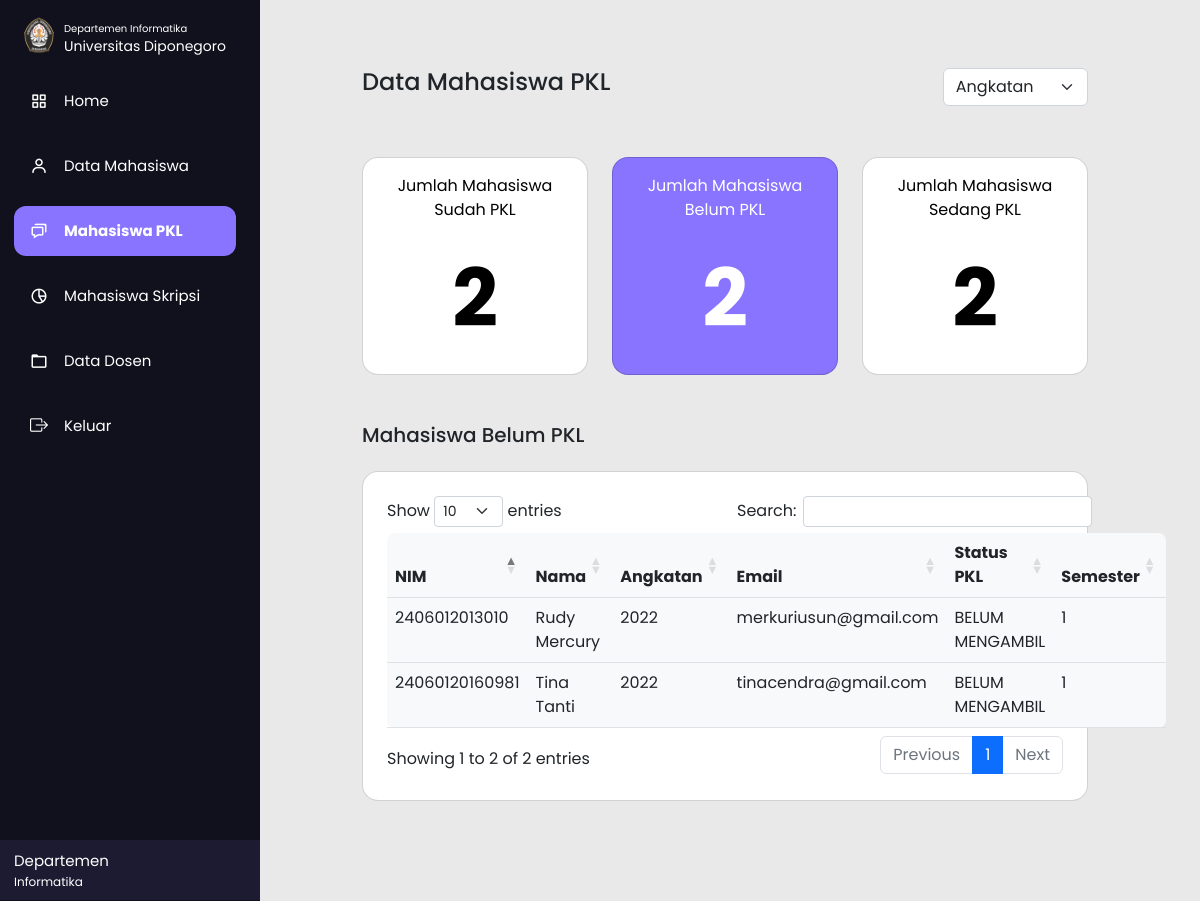
Page /departemen/mhsbelumpkl.php on the committed database.
### tables this page shows
CREATE TABLE `tb_mhs` (
  `nim` varchar(14) NOT NULL,
  `nama` varchar(50) NOT NULL,
  `alamat` varchar(255) NOT NULL,
  `kode_kota` varchar(11) NOT NULL,
  `angkatan` varchar(4) NOT NULL,
  `jalur_masuk` varchar(10) NOT NULL,
  `email` varchar(255) NOT NULL,
  `no_hp` varchar(14) NOT NULL,
  `status` varchar(25) NOT NULL,
  `foto_mhs` varchar(255) NOT NULL,
  `kode_wali` varchar(5) NOT NULL,
  `semester` varchar(2) NOT NULL
);

CREATE TABLE `tb_pkl` (
  `nim` varchar(14) NOT NULL,
  `status_pkl` varchar(255) NOT NULL,
  `nilai_pkl` varchar(2) DEFAULT NULL,
  `scan_pkl` varbinary(8000) DEFAULT NULL,
  `verif_pkl` varchar(11) NOT NULL DEFAULT 'belum'
);

### departemen/mhsbelumpkl.php (the view, shortened to what this page needs)
<?php
  include'../db_login.php';
?>
<!DOCTYPE html>
<!DOCTYPE html>
<html lang="en" dir="ltr">
  <head>
    <link rel="stylesheet" href="./style.css">
    <link href="https://cdn.jsdelivr.net/npm/bootstrap@5.2.2/dist/css/bootstrap.min.css" rel="stylesheet">
    <link href='https://unpkg.com/boxicons@2.0.7/css/boxicons.min.css' rel='stylesheet'>
    <link rel="stylesheet" href="https://cdn.datatables.net/1.12.1/css/dataTables.bootstrap5.min.css">
    <link rel="stylesheet" href="https://cdnjs.cloudflare.com/ajax/libs/twitter-bootstrap/5.2.0/css/bootstrap.min.css">
    <link rel="stylesheet" href="https://cdn.jsdelivr.net/npm/bootstrap-icons@1.9.1/font/bootstrap-icons.css">
  </head>
<body>
  <div class="sidebar">
  <div class="logo-details">
      <i> <img src="../asset/img/undip.png" style="width:40px ; padding-bottom:5px" alt=""></i>
        <div class="logo_name" style="padding-top: 5px;"> <div style="font-size:10px ;">Departemen Informatika</div>  Universitas Diponegoro</div>
    </div>
    <ul class="nav-list" id="nav-list">
      <li>
        <a class="nav-link " href="index.php">
          <i class='bx bx-grid-alt'></i>
          <span class="links_name">Home</span>
        </a>
      </li>
      <li>
       <a class="nav-link " href="datamhs.php">
         <i class='bx bx-user' ></i>
         <span class="links_name">Data Mahasiswa</span>
       </a>
     </li>
     <li>
       <a class="nav-link active" href="mhspkl.php">
         <i class='bx bx-chat' ></i>
         <span class="links_name">Mahasiswa PKL</span>
       </a>
     </li>
     <li>
       <a class="nav-link" href="mhsskripsi.php">
         <i class='bx bx-pie-chart-alt-2' ></i>
         <span class="links_name">Mahasiswa Skripsi</span>
       </a>
     </li>
     <li>
       <a class="nav-link" href="datadosen.php">
         <i class='bx bx-folder' ></i>
         <span class="links_name">Data Dosen</span>
       </a>
     </li>
     <li>
       <a class="nav-link" href="../logout.php">
         <i class="bi bi-box-arrow-right"></i>
         <span class="links_name">Keluar</span>
       </a>
     </li>
     <li class="profile">
         <div class="profile-details">
           <div class="name_job">
             <div class="name">Departemen</div>
             <div class="email">Informatika</div>
           </div>
         </div>
     </li>
    </ul>
  </div>
  <section class="home-section">
    <div class="container-fluid">
      <div class="h4 mt-5 w-100 ">Data Mahasiswa PKL
      <select class="form-select keyword" id="keyword" name="keyword" style="width: 20% ;float : right" aria-label=".form-select-sm example">
        <option selected >Angkatan</option>
      </select>
      </div><br>
      <div class="row row-cols-1 row-cols-md-3 g-4 mt-1">
      <?php
          $ambildata = mysqli_query($conn, "SELECT * FROM tb_mhs m, tb_pkl p WHERE  m.nim = p.nim AND status_pkl = 'LULUS'");
          $lulus = 0;
          while ($data = mysqli_fetch_array($ambildata)) {
              $lulus++;
              }
          $ambildata = mysqli_query($conn, "SELECT * FROM tb_mhs m, tb_pkl p WHERE  m.nim = p.nim AND status_pkl = 'BELUM MENGAMBIL'");
          $belum = 0;
          while ($data = mysqli_fetch_array($ambildata)) {
              $belum++;
              }
          $ambildata = mysqli_query($conn,"SELECT * FROM tb_mhs m, tb_pkl p WHERE  m.nim = p.nim AND status_pkl = 'SEDANG MENGAMBIL'");
          $sedang = 0;
          while ($data = mysqli_fetch_array($ambildata)) {
              $sedang++;
              }
      ?>
        <div class="col">
          <a href="mhspkl.php">
          <div class="card rounded-4 ">
            <div class="card-body">
              <p class="text-center">Jumlah Mahasiswa Sudah PKL</p>
              <p class="card-text jumlah text-center"><?= $lulus; ?></p>
            </div>
          </div>
          </a>
        </div>
        <div class="col">
          <a href="mhsbelumpkl.php">
          <div class="card rounded-4 card-active ">
            <div class="card-body">
              <p class="text-center">Jumlah Mahasiswa Belum PKL</p>
              <p class="card-text jumlah text-center"><?= $belum; ?></p>
            </div>
          </div>
          </a>
        </div>
        <div class="col">
          <a href="mhssedangpkl.php">
          <div class="card rounded-4 ">
            <div class="card-body">
              <p class="text-center">Jumlah Mahasiswa Sedang PKL</p>
              <p class="card-text jumlah text-center"><?= $sedang; ?></p>
            </div>
          </div>
          </a>
        </div>
      </div>
      <br>
      <div class="h5 mt-4 mb-4 w-100">Mahasiswa Belum PKL</div>
      <div class="card p-4 rounded-4">
      <table id="example" class="table  bg-light rounded-3" style="width:100%">
        <thead>
            <tr>
                <th>NIM</th>
                <th>Nama</th>
                <th>Angkatan</th>
                <th>Email</th>
                <th>Status PKL</th>
                <th>Semester</th>
            </tr>
        </thead>
        <tbody>
          <?php
          $ambildata = mysqli_query($conn, 'SELECT * FROM tb_mhs m, tb_pkl p WHERE  m.nim = p.nim AND status_pkl = "BELUM MENGAMBIL"'  );
          while ($data = mysqli_fetch_array($ambildata)) {
              $nim = $data['nim'];
              $nama = $data['nama'];
              $angkatan = $data['angkatan'];
              $email = $data['email'];
              $status = $data['status_pkl'];
              $semester = $data['semester'];
          ?>
        <tr>
          <td><?= $nim ?></td>
          <td><?= $nama; ?></td>
          <td><?= $angkatan; ?></td>
          <td><?= $email; ?></td>
          <td><?= $status; ?></td>
          <td><?= $semester; ?></td>
        </tr>
        <?php
          }
        ?>
    </table>
    </div>
    </div>
</body>
 </html>

### departemen/style.css (style rules this page uses)
* { margin: 0; padding: 0; box-sizing: border-box; font-family: "Poppins" , sans-serif; }
.sidebar { position: fixed; left: 0; top: 0; height: 100%; width: 260px; background: #11101D; padding: 6px 14px; z-index: 99; transition: all 0.5s ease; }
.sidebar .logo-details { height: 60px; display: flex; align-items: center; position: relative; }
.sidebar .logo-details img { opacity: 1; transition: all 0.5s ease; size: 10px; }
.sidebar .logo-details .logo_name { color: #fff; font-size: 14px; opacity: 1; transition: all 0.5s ease; }
.sidebar i { color: #fff; height: 60px; min-width: 50px; font-size: 28px; text-align: center; line-height: 60px; }
.sidebar .nav-list { height: 100%; margin-top: 10px; margin-left: -32px; margin-right: 10px; }
.sidebar .nav-list .active, .nav-link:hover { background-color:#8974FF; }
.sidebar .nav-list .active .links_name { font-weight: bold; }
.sidebar li { position: relative; margin: px 0; list-style: none; margin-bottom: 15px; }
.sidebar li a { display: flex; height: 100%; width: 100%; border-radius: 12px; align-items: center; text-decoration: none; transition: all 0.4s ease; background: #11101D; }
.sidebar li a .links_name { color: #fff; font-size: 15px; font-weight: 400; white-space: nowrap; opacity: 1; pointer-events: auto; transition: 0.4s; }
.sidebar li i { height: 50px; line-height: 50px; font-size: 18px; border-radius: 12px; }
.sidebar li.profile { position: fixed; height: 60px; width: 260px; left: 0; bottom: -14px; padding: 10px 14px; background: #1d1b31; transition: all 0.5s ease; overflow: hidden; }
.sidebar li .profile-details { display: flex; align-items: center; flex-wrap: nowrap; }
.sidebar li.profile .name, .sidebar li.profile .email { font-size: 15px; font-weight: 400; color: #fff; white-space: nowrap; }
.sidebar li.profile .email { font-size: 12px; }
.home-section { position: relative; background: #e9e9e9; min-height: 100vh; padding: 100px; padding-top: 20px; left: 250px; width: calc(100% - 250px); transition: all 0.5s ease; z-index: 2; }
.home-section a .card { text-decoration: none; color: black; }
.home-section a { text-decoration: none; }
.jumlah { font-size: 80px; font-weight: bold; }
.home-section a .card-active { color: white; background-color: #8974FF; }

### departemen/mhsbelumpkl.php (style rules this page uses)
.home-section a .card { text-decoration: none; color: black; }
.home-section a { text-decoration: none; }
.home-section a .card-active { color: white; background-color: #8974FF; }

### rows in the picture
tb_mhs: tb_pkl.nim "2406012013010", nama "Rudy Mercury", angkatan "2022", email "merkuriusun@gmail.com", tb_pkl.status_pkl "BELUM MENGAMBIL", semester "1"
tb_mhs: tb_pkl.nim "24060120160981", nama "Tina Tanti", angkatan "2022", email "tinacendra@gmail.com", tb_pkl.status_pkl "BELUM MENGAMBIL", semester "1"

### other values in the picture
$lulus "2"
$belum "2"
$sedang "2"
